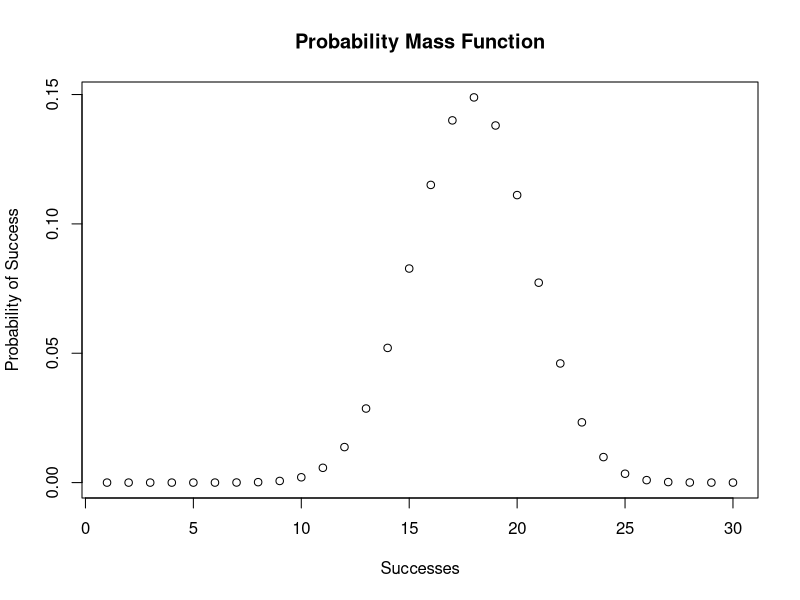
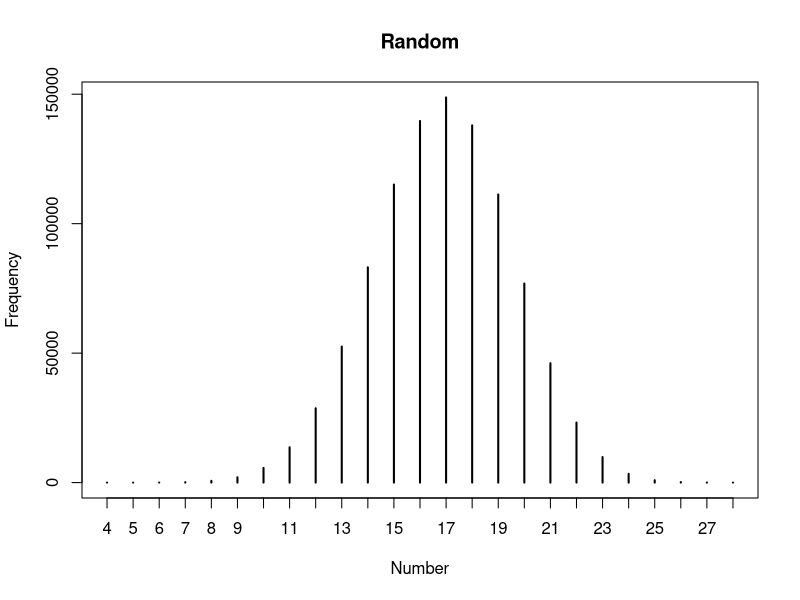

Source code (R) for these figures, in order:
## ---- chunk 1
knitr::opts_chunk$set(echo = TRUE)
## ---- chunk 2
set.seed(20121865)
## ---- chunk 3
sample(20:30,1)
## ---- chunk 4
rbeta(1,2,2)
## ---- chunk 5
p = 0.5817
n = 29
plot(dbinom(0:29, n, p),  
     ylab = "Probability of Success",
     xlab = "Successes",
     main = "Probability Mass Function")
## ---- chunk 6
sum(dbinom(0:29, n, p))
## ---- chunk 7
r = rbinom(1e6, n, p)
plot(table(r),    
     ylab = "Frequency",
     xlab = "Number",
     main = "Random")
## ---- chunk 8
mydbinom <- function(n,r,p) {
  return(factorial(r) / (factorial(n) * factorial(r - n))* p^n * (1 - p)^(r - n))
}
## ---- chunk 9
sum(mydbinom(0:29, n, p))
## ---- chunk 10
sprintf("%.25f", dbinom(5, n, p))
sprintf("%.25f", mydbinom(5, n, p))
